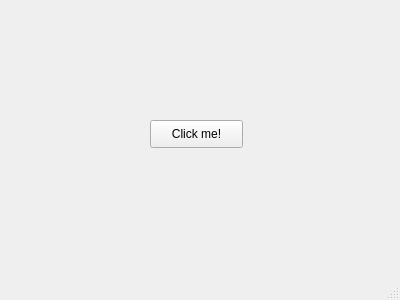
<?xml version="1.0" encoding="UTF-8"?>
<ui version="4.0">
 <class>MainWindow</class>
 <widget class="QMainWindow" name="MainWindow">
  <property name="geometry">
   <rect>
    <x>0</x>
    <y>0</y>
    <width>400</width>
    <height>300</height>
   </rect>
  </property>
  <property name="windowTitle">
   <string>MainWindow</string>
  </property>
  <widget class="QWidget" name="centralwidget">
   <widget class="QPushButton" name="pushButton">
    <property name="geometry">
     <rect>
      <x>150</x>
      <y>120</y>
      <width>93</width>
      <height>28</height>
     </rect>
    </property>
    <property name="text">
     <string>Click me!</string>
    </property>
   </widget>
  </widget>
  <widget class="QMenuBar" name="menubar">
   <property name="geometry">
    <rect>
     <x>0</x>
     <y>0</y>
     <width>400</width>
     <height>22</height>
    </rect>
   </property>
  </widget>
  <widget class="QStatusBar" name="statusbar"/>
 </widget>
 <resources/>
 <connections/>
</ui>
